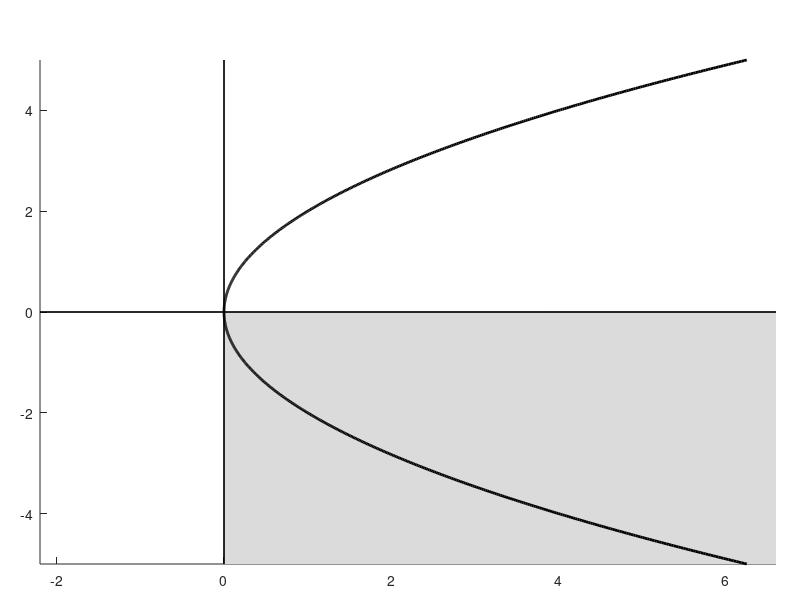

MATLAB code to generate this figure: (Note: this script raises an error after producing the figure.)
%% Classification of equilibria by trace tau and determinant Delta of L
%  Replicates the Izhikevich-style trace-determinant chart:
%    * Delta on horizontal axis, tau on vertical axis
%    * Parabola tau^2 - 4*Delta = 0
%    * Shaded region (Delta>0, tau<0) = asymptotic stability
%    * Six representative phase portraits with thick arrowheads
%    * Eigenvalue mini-diagrams beside each label
%
%  Phase portraits use a handful of full trajectories (4-8 each) with
%  filled-triangle arrowheads -- NOT vector-field quivers. Saddle shows
%  the stable + unstable manifolds explicitly along the eigenvectors,
%  plus a hyperbolic curve through each quadrant.

clear; clc; close all;

%% Plot ranges
Dmin = -2.2;  Dmax = 6.6;
Tmin = -5.0;  Tmax = 5.0;

%% Figure & main axes
fig = figure('Color','white','Position',[60 60 1400 900]);
axMainPos = [0.05 0.06 0.92 0.84];
ax = axes('Position', axMainPos); hold on;
xlim([Dmin Dmax]); ylim([Tmin Tmax]);

%% Shaded stable region: Delta > 0 AND tau < 0
patch([0 Dmax Dmax 0], [0 0 Tmin Tmin], [0.86 0.86 0.86], ...
      'EdgeColor','none','HandleVisibility','off');

%% Parabola Delta = tau^2 / 4  (i.e. tau^2 - 4*Delta = 0)
Tpar = linspace(Tmin, Tmax, 800);
Dpar = Tpar.^2 / 4;
plot(Dpar, Tpar, 'k-', 'LineWidth', 2.0);

%% Coordinate axes
plot([Dmin Dmax], [0 0], 'k-', 'LineWidth', 1.2);
plot([0 0], [Tmin Tmax], 'k-', 'LineWidth', 1.2);
% Arrow tips on axes
arrowTriTip(ax, [Dmax,        0], [1 0], 0.22, 0.10);
arrowTriTip(ax, [0,         Tmax], [0 1], 0.22, 0.10);

%% Axis-tip labels
text(Dmax-0.10, -0.35,    '\Delta', 'FontSize', 22, 'FontWeight','bold', 'FontAngle','italic', ...
     'HorizontalAlignment','right', 'VerticalAlignment','top');
%text(-0.15,     Tmax-0.15, '\tau',  'FontSize', 22, 'FontWeight','bold', 'FontAngle','italic', ...
%     'HorizontalAlignment','right', 'VerticalAlignment','top');
%text(-0.18, -0.32, '0', 'FontSize', 13);

%% Parabola equation labels (one on each branch)
idxTop = round(0.94*numel(Tpar));
idxBot = round(0.06*numel(Tpar));
text(Dpar(idxTop)+0.10, Tpar(idxTop)-0.25, '\tau^2 - 4\Delta = 0', 'FontSize', 26);
%text(Dpar(idxBot)+0.10, Tpar(idxBot)+0.25, '\tau^2 - 4\Delta = 0', 'FontSize', 26);

%% Bifurcation labels
text(0.15,  1.2, 'saddle-node bifurcation', 'FontSize', 22, ...
     'Rotation', 90, 'BackgroundColor','w');
text(0.15, -4.5, 'saddle-node bifurcation', 'FontSize', 22, ...
     'Rotation', 90, 'BackgroundColor','w');
text(2.8, 0.20, 'Andronov-Hopf bifurcation', 'FontSize', 24);

%% Hide MATLAB's default frame
set(ax, 'XColor','none','YColor','none','Color','none','Box','off');

%% Data -> normalized figure coordinate mapping
toFigX = @(D) axMainPos(1) + (D - Dmin)/(Dmax - Dmin) * axMainPos(3);
toFigY = @(T) axMainPos(2) + (T - Tmin)/(Tmax - Tmin) * axMainPos(4);
insetRect = @(D,T,w,h) [toFigX(D)-w/2, toFigY(T)-h/2, w, h];

W = 0.105; H = 0.140;   % phase-portrait inset size

%% --------- Regions: representative matrix + layout ---------
regions(1) = struct( ...                          % SADDLE
    'A',      [ 1.0, 0 ; 0, -1.0], ...
    'eigs',   [1.0, -1.0], ...
    'insetD', -1.05, 'insetT',  0.5, ...
    'labelD', -1.55, 'labelT', -0.7, ...
    'descD',  -1.55, 'descT',  -1.00, ...
    'eigD',   -1.15, 'eigT',   -1.80, ...
    'label',  'saddle', ...
    'desc',   '(real eigenvalues, different signs)', ...
    'type',   'saddle' );

regions(2) = struct( ...                          % UNSTABLE NODE
    'A',      [1.8, 0; 0, 1.0], ...
    'eigs',   [1.8, 1.0], ...
    'insetD', 0.9, 'insetT', 4.0, ...
    'labelD', 1.5, 'labelT', 3.65, ...
    'descD',  1.5, 'descT',  3.35, ...
    'eigD',   1.9, 'eigT',   4.40, ...
    'label',  'unstable node', ...
    'desc',   '(real positive eigenvalues)', ...
    'type',   'node' );

regions(3) = struct( ...                          % UNSTABLE FOCUS
    'A',      [0.4, -1.5; 1.5, 0.4], ...
    'eigs',   [0.4+1.5i, 0.4-1.5i], ...
    'insetD', 4.75, 'insetT',  1.85, ...
    'labelD', 5.40, 'labelT',  2.55, ...
    'descD',  5.40, 'descT',   2.15, ...
    'eigD',   5.80, 'eigT',    1.30, ...
    'label',  'unstable focus', ...
    'desc',   sprintf('(complex eigenvalues,\npositive real part)'), ...
    'type',   'focus' );

regions(4) = struct( ...                          % STABLE FOCUS
    'A',      [-0.4, -1.5; 1.5, -0.4], ...
    'eigs',   [-0.4+1.5i, -0.4-1.5i], ...
    'insetD', 4.75, 'insetT', -2.0, ...
    'labelD', 5.40, 'labelT', -1.25, ...
    'descD',  5.40, 'descT',  -1.65, ...
    'eigD',   5.80, 'eigT',   -2.50, ...
    'label',  'stable focus', ...
    'desc',   sprintf('(complex eigenvalues,\nnegative real part)'), ...
    'type',   'focus' );

regions(5) = struct( ...                          % STABLE NODE
    'A',      [-1.8, 0; 0, -1.0], ...
    'eigs',   [-1.8, -1.0], ...
    'insetD', 0.9, 'insetT', -4.0, ...
    'labelD', 1.5, 'labelT', -4.35, ...
    'descD',  1.5, 'descT',  -4.65, ...
    'eigD',   1.9, 'eigT',   -3.60, ...
    'label',  'stable node', ...
    'desc',   '(real negative eigenvalues)', ...
    'type',   'node' );

%% Labels + small eigenvalue diagrams (in main-axes coords)
for k = 1:numel(regions)
    r = regions(k);
    text(r.labelD, r.labelT, r.label, 'FontSize', 15, 'FontWeight','bold');
    if contains(r.desc, sprintf('\n'))
        text(r.descD, r.descT, strsplit(r.desc, sprintf('\n')), 'FontSize', 13);
    else
        text(r.descD, r.descT, r.desc, 'FontSize', 13);
    end
    drawEigDiagram(ax, r.eigD, r.eigT, 0.40, 0.55, r.eigs);
end

%% Phase-portrait insets
for k = 1:numel(regions)
    r = regions(k);
    pos = insetRect(r.insetD, r.insetT, W, H);
    axI = axes('Position', pos); hold(axI,'on'); box(axI,'on');
    drawPhasePortrait(axI, r.A, r.type, r.eigs);
    xlim(axI,[-2 2]); ylim(axI,[-2 2]);
    set(axI,'XTick',[],'YTick',[],'XColor','k','YColor','k','LineWidth',1.0);
end

text(ax, -0.10, 4.5, char(964), 'FontName','Times New Roman', 'FontSize', 24, ...
     'FontWeight','bold', 'FontAngle','italic', 'Interpreter','none', ...
     'HorizontalAlignment','right', 'VerticalAlignment','middle', 'Clipping','off');

annotation(fig,'textbox',[0.05 0.91 0.92 0.06], ...
    'String','The \tau–\Delta atlas of planar equilibria', ...
    'FontSize',30,'FontWeight','bold','EdgeColor','none', ...
    'HorizontalAlignment','center');

%% ================== HELPERS ==================

function drawEigDiagram(ax, cD, cT, halfD, halfT, eigs)
    % Small Re/Im cross with filled dots at the eigenvalues.
    plot(ax, [cD-halfD, cD+halfD], [cT, cT], 'k-', 'LineWidth', 1.0);
    plot(ax, [cD, cD], [cT-halfT, cT+halfT], 'k-', 'LineWidth', 1.0);
    sxRe = 0.55 * halfD / 2.0;
    sxIm = 0.55 * halfT / 2.0;
    for j = 1:numel(eigs)
        edx = cD + real(eigs(j)) * sxRe;
        edy = cT + imag(eigs(j)) * sxIm;
        plot(ax, edx, edy, 'k.', 'MarkerSize', 18);
    end
end

function drawPhasePortrait(ax, A, type, eigs)
    % Faint coordinate cross
    plot(ax, [-2 2], [0 0], '-', 'Color', [0.78 0.78 0.78], 'LineWidth', 0.5);
    plot(ax, [0 0], [-2 2], '-', 'Color', [0.78 0.78 0.78], 'LineWidth', 0.5);
    switch type
        case 'saddle', drawSaddle(ax, A);
        case 'node',   drawNode(ax, A, all(real(eigs)<0));
        case 'focus',  drawFocus(ax, A, all(real(eigs)<0));
    end
    % Equilibrium marker (filled = stable, open = unstable)
    if all(real(eigs) < 0)
        plot(ax, 0, 0, 'ko', 'MarkerSize', 5, 'MarkerFaceColor','k');
    else
        plot(ax, 0, 0, 'ko', 'MarkerSize', 5, 'MarkerFaceColor','w', 'LineWidth', 1.0);
    end
end

function drawSaddle(ax, A)
    odefun = @(t,x) A*x;
    [V, D] = eig(A);
    evals = real(diag(D));
    [~, iU] = max(evals);   vU = V(:, iU); vU = vU/norm(vU);   % unstable
    [~, iS] = min(evals);   vS = V(:, iS); vS = vS/norm(vS);   % stable

    % Unstable manifold: 2 trajectories along +/- vU, flow OUT
    for sgn = [-1 1]
        x0 = sgn*vU*0.03;
        [~, Y] = ode45(odefun, [0 6], x0);
        Y = clipBox(Y, 1.85);
        if size(Y,1) > 2
            plot(ax, Y(:,1), Y(:,2), 'k-', 'LineWidth', 1.6);
            arrowOnPath(ax, Y, 0.80, 0.22);
        end
    end
    % Stable manifold: 2 trajectories along +/- vS, flow IN
    for sgn = [-1 1]
        x0 = sgn*vS*1.85;
        [~, Y] = ode45(odefun, [0 6], x0);
        Y = clipBox(Y, 1.85);
        if size(Y,1) > 2
            plot(ax, Y(:,1), Y(:,2), 'k-', 'LineWidth', 1.6);
            arrowOnPath(ax, Y, 0.25, 0.22);
        end
    end
    % Hyperbolic curves through each quadrant -- integrate both ways
    seeds = [1.2*vU + 1.2*vS, -1.2*vU + 1.2*vS, ...
            -1.2*vU - 1.2*vS,  1.2*vU - 1.2*vS]';
    for k = 1:size(seeds,1)
        x0 = seeds(k,:)';
        [~, Yf] = ode45(odefun, [0  5], x0);
        [~, Yb] = ode45(odefun, [0 -5], x0);
        Y = [flipud(Yb); Yf(2:end,:)];
        Y = clipBox(Y, 1.92);
        if size(Y,1) > 4
            plot(ax, Y(:,1), Y(:,2), 'k-', 'LineWidth', 1.3);
            arrowOnPath(ax, Y, 0.62, 0.20);
        end
    end
end

function drawNode(ax, A, isStable)
    odefun = @(t,x) A*x;
    angles = linspace(0, 2*pi, 9); angles(end) = [];   % 8 trajectories
    for ang = angles
        if isStable
            x0 = 1.85 * [cos(ang); sin(ang)];
            arrowFrac = 0.45;
        else
            x0 = 0.04 * [cos(ang); sin(ang)];
            arrowFrac = 0.75;
        end
        [~, Y] = ode45(odefun, [0 6], x0);
        Y = clipBox(Y, 1.9);
        if size(Y,1) > 2
            plot(ax, Y(:,1), Y(:,2), 'k-', 'LineWidth', 1.3);
            arrowOnPath(ax, Y, arrowFrac, 0.20);
        end
    end
end

function drawFocus(ax, A, isStable)
    odefun = @(t,x) A*x;
    if isStable
        starts = [1.75 0; 0 1.75; -1.75 0; 0 -1.75];
        tspan = [0 14];
        arrowFrac = 0.18;
    else
        starts = 0.05*[1 0; 0 1; -1 0; 0 -1];
        tspan = [0 9];
        arrowFrac = 0.92;
    end
    for k = 1:size(starts,1)
        x0 = starts(k,:)';
        [~, Y] = ode45(odefun, tspan, x0);
        Y = clipBox(Y, 1.9);
        if size(Y,1) > 5
            plot(ax, Y(:,1), Y(:,2), 'k-', 'LineWidth', 1.3);
            arrowOnPath(ax, Y, arrowFrac, 0.20);
        end
    end
end

function Y = clipBox(Y, lim)
    % Keep the first contiguous segment of Y that stays within [-lim, lim]^2.
    inBox = all(abs(Y) <= lim, 2);
    if isempty(inBox), return; end
    if ~inBox(1)
        i0 = find(inBox, 1, 'first');
        if isempty(i0), Y = []; return; end
        Y = Y(i0:end, :);
        inBox = all(abs(Y) <= lim, 2);
    end
    iEnd = find(~inBox, 1, 'first');
    if isempty(iEnd), iEnd = size(Y,1); else, iEnd = iEnd-1; end
    Y = Y(1:iEnd, :);
end

function arrowOnPath(ax, Y, frac, len)
    % Place a filled-triangle arrowhead at fractional position along Y.
    if size(Y,1) < 3, return; end
    mi = max(2, min(size(Y,1)-1, round(frac*size(Y,1))));
    d = Y(mi+1,:) - Y(mi-1,:);
    nrm = norm(d);
    if nrm < 1e-9, return; end
    d = d/nrm;
    tipPos = Y(mi,:) + d*len*0.35;     % put tip a bit forward of midpoint
    arrowTriTip(ax, tipPos, d, len, len*0.45);
end

function arrowTriTip(ax, tipPos, d, len, halfW)
    % Filled triangle with TIP at tipPos pointing in unit direction d.
    n = [-d(2), d(1)];
    base1 = tipPos - d*len + n*halfW;
    base2 = tipPos - d*len - n*halfW;
    patch(ax, [tipPos(1) base1(1) base2(1)], ...
              [tipPos(2) base1(2) base2(2)], 'k', ...
          'EdgeColor','k', 'LineWidth', 0.5);
end
